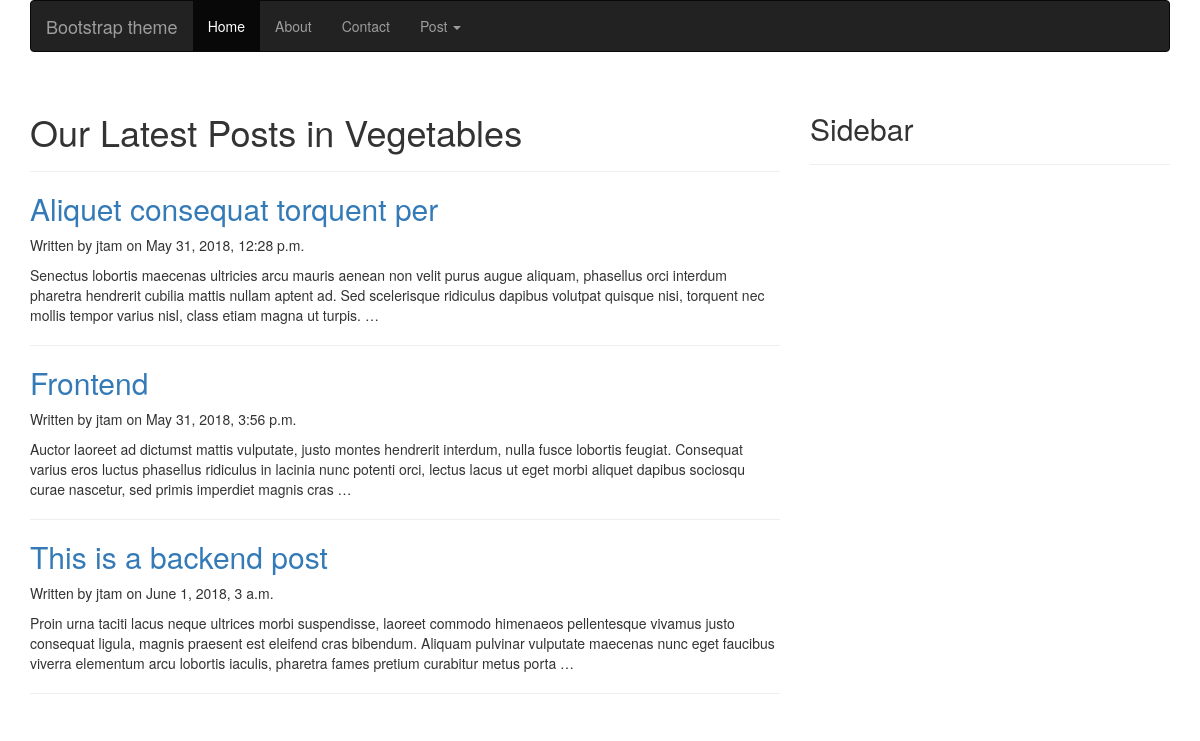
Before: /blog/category/vegetables/ with the older database file.
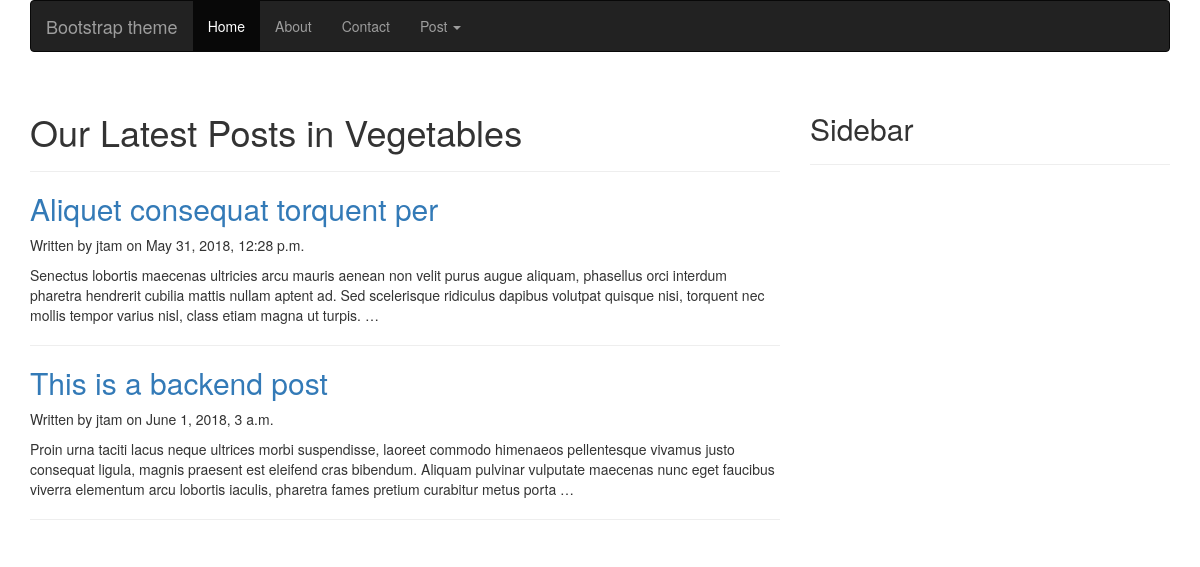
After: the same page with the newer database file.
### blog/models.py (models this page shows, shortened)
class Post(models.Model):
	STATUS_CHOICES = (
			('draft','Draft'),
			('published','Published'),
		)
	title = models.CharField(max_length=250)
	category = models.ForeignKey(Category)
	slug = models.SlugField(max_length=250, unique=True)
	content = models.TextField()
	seo_title = models.CharField(max_length=250)
	seo_descripttion = models.CharField(max_length=160)
	author = models.ForeignKey(User, related_name='blog_posts')
	published = models.DateTimeField(default=timezone.now)
	created = models.DateTimeField(auto_now_add=True)
	updated = models.DateTimeField(auto_now=True)
	status = models.CharField(max_length=9, choices=STATUS_CHOICES, default='draft')
	def get_absolute_url(self):
		return reverse('blog:post_detail', args=[self.slug])

### blog/views.py (the view)
# urls.py: url(r'^category/(?P<category_slug>[-\w]+)/$', views.list_of_posts_by_category, name='list_of_posts_by_category'),
def list_of_posts_by_category(request, category_slug):
	categories = Category.objects.all()
	posts = Post.objects.filter(status='published')
	if category_slug:
		category = get_object_or_404(Category, slug=category_slug)
		posts = posts.filter(category=category)
	template = 'blog/category/list_of_posts_by_category.html'
	context = {'categories': categories, 'posts':posts, 'category':category}
	return render(request, template, context)

### blog/templates/blog/category/list_of_posts_by_category.html (shortened to what this page needs)
{% extends "blog/base.html" %}
{% block content %}
<div class="row">
	<div class="col-md-8">
		<div class="page-header">
			<h1>Our Latest Posts in {{category.name}}</h1>
		</div>
	{% for post in posts %}
		<h2><a href="{{post.get_absolute_url}}">{{post.title}}</a></h2>
		<p>Written by {{post.author}} on {{post.published}}</p>
		{{post.content|truncatewords:40|linebreaks}}
		<hr>
	{% endfor %}
	</div>
	<div class="col-md-4">
		<div class="page-header">
			<h2>Sidebar</h2>
		</div>
	</div>
{% endblock content %}

Changed rows visible on the page:
no longer on this page (row edited): Post: title "Frontend", author "jtam", published "May 31, 2018, 3:56 p.m.", content "Auctor laoreet ad dictumst mattis vulputate, justo montes hendrerit interdum, nulla fusce lobortis feugiat. Consequat varius eros luctus phasellus ridiculus in lacinia nunc potenti orci, lectus lacus ut eget morbi aliquet dapibus sociosqu curae nascetur, sed primis imperdiet magnis cras …"
